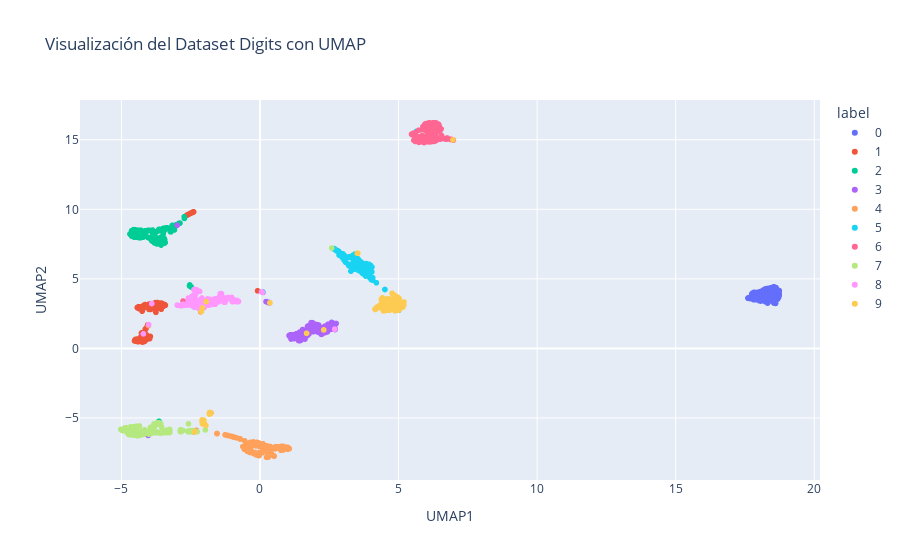

The notebook cell saved with this chart:
### Markdown cell above
## 6. UMAP (Uniform Manifold Approximation and Projection)

Finalmente, probaremos UMAP, la alternativa moderna a t-SNE.

### Code cell
# Aplicamos UMAP. n_neighbors y min_dist son hiperparámetros clave.
reducer = umap.UMAP(n_neighbors=15, min_dist=0.0, n_components=2)
X_umap = reducer.fit_transform(X_scaled)

# Creamos el DataFrame para Plotly
df_umap = pd.DataFrame(data=X_umap, columns=['UMAP1', 'UMAP2'])
df_umap['label'] = y.astype(str)

# Visualizamos
fig = px.scatter(df_umap, x='UMAP1', y='UMAP2', color='label',
                 title='Visualización del Dataset Digits con UMAP',
                 labels={'color': 'Dígito'})
fig.show()

### Figure 1 — Plotly figure (JSON) as saved in the notebook; plotly's stock layout.template omitted (floating-point values rounded to 4 significant figures; data arrays with more than 128 entries replaced by an {"elided": "..."} marker saying what was removed)
{"data": [{"hovertemplate": "label=0<br>UMAP1=%{x}<br>UMAP2=%{y}<extra></extra>", "legendgroup": "0", "marker": {"color": "#636efa", "symbol": "circle"}, "mode": "markers", "name": "0", "showlegend": true, "type": "scattergl", "x": {"elided": "178 float values"}, "xaxis": "x", "y": {"elided": "178 float values"}, "yaxis": "y"}, {"hovertemplate": "label=1<br>UMAP1=%{x}<br>UMAP2=%{y}<extra></extra>", "legendgroup": "1", "marker": {"color": "#EF553B", "symbol": "circle"}, "mode": "markers", "name": "1", "showlegend": true, "type": "scattergl", "x": {"elided": "182 float values"}, "xaxis": "x", "y": {"elided": "182 float values"}, "yaxis": "y"}, {"hovertemplate": "label=2<br>UMAP1=%{x}<br>UMAP2=%{y}<extra></extra>", "legendgroup": "2", "marker": {"color": "#00cc96", "symbol": "circle"}, "mode": "markers", "name": "2", "showlegend": true, "type": "scattergl", "x": {"elided": "177 float values"}, "xaxis": "x", "y": {"elided": "177 float values"}, "yaxis": "y"}, {"hovertemplate": "label=3<br>UMAP1=%{x}<br>UMAP2=%{y}<extra></extra>", "legendgroup": "3", "marker": {"color": "#ab63fa", "symbol": "circle"}, "mode": "markers", "name": "3", "showlegend": true, "type": "scattergl", "x": {"elided": "183 float values"}, "xaxis": "x", "y": {"elided": "183 float values"}, "yaxis": "y"}, {"hovertemplate": "label=4<br>UMAP1=%{x}<br>UMAP2=%{y}<extra></extra>", "legendgroup": "4", "marker": {"color": "#FFA15A", "symbol": "circle"}, "mode": "markers", "name": "4", "showlegend": true, "type": "scattergl", "x": {"elided": "181 float values"}, "xaxis": "x", "y": {"elided": "181 float values"}, "yaxis": "y"}, {"hovertemplate": "label=5<br>UMAP1=%{x}<br>UMAP2=%{y}<extra></extra>", "legendgroup": "5", "marker": {"color": "#19d3f3", "symbol": "circle"}, "mode": "markers", "name": "5", "showlegend": true, "type": "scattergl", "x": {"elided": "182 float values"}, "xaxis": "x", "y": {"elided": "182 float values"}, "yaxis": "y"}, {"hovertemplate": "label=6<br>UMAP1=%{x}<br>UMAP2=%{y}<extra></extra>", "legendgroup": "6", "marker": {"color": "#FF6692", "symbol": "circle"}, "mode": "markers", "name": "6", "showlegend": true, "type": "scattergl", "x": {"elided": "181 float values"}, "xaxis": "x", "y": {"elided": "181 float values"}, "yaxis": "y"}, {"hovertemplate": "label=7<br>UMAP1=%{x}<br>UMAP2=%{y}<extra></extra>", "legendgroup": "7", "marker": {"color": "#B6E880", "symbol": "circle"}, "mode": "markers", "name": "7", "showlegend": true, "type": "scattergl", "x": {"elided": "179 float values"}, "xaxis": "x", "y": {"elided": "179 float values"}, "yaxis": "y"}, {"hovertemplate": "label=8<br>UMAP1=%{x}<br>UMAP2=%{y}<extra></extra>", "legendgroup": "8", "marker": {"color": "#FF97FF", "symbol": "circle"}, "mode": "markers", "name": "8", "showlegend": true, "type": "scattergl", "x": {"elided": "174 float values"}, "xaxis": "x", "y": {"elided": "174 float values"}, "yaxis": "y"}, {"hovertemplate": "label=9<br>UMAP1=%{x}<br>UMAP2=%{y}<extra></extra>", "legendgroup": "9", "marker": {"color": "#FECB52", "symbol": "circle"}, "mode": "markers", "name": "9", "showlegend": true, "type": "scattergl", "x": {"elided": "180 float values"}, "xaxis": "x", "y": {"elided": "180 float values"}, "yaxis": "y"}], "layout": {"legend": {"title": {"text": "label"}, "tracegroupgap": 0}, "title": {"text": "Visualización del Dataset Digits con UMAP"}, "xaxis": {"anchor": "y", "domain": [0, 1], "title": {"text": "UMAP1"}}, "yaxis": {"anchor": "x", "domain": [0, 1], "title": {"text": "UMAP2"}}}}
